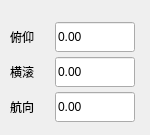
    <widget class="PanelItem" name="Page1_Pane3" native="true">
     <property name="geometry">
      <rect>
       <x>0</x>
       <y>280</y>
       <width>150</width>
       <height>135</height>
      </rect>
     </property>
     <property name="minimumSize">
      <size>
       <width>150</width>
       <height>135</height>
      </size>
     </property>
     <property name="maximumSize">
      <size>
       <width>150</width>
       <height>135</height>
      </size>
     </property>
     <widget class="QLabel" name="Page1_Pane3_Label1">
      <property name="geometry">
       <rect>
        <x>10</x>
        <y>22</y>
        <width>40</width>
        <height>30</height>
       </rect>
      </property>
      <property name="minimumSize">
       <size>
        <width>40</width>
        <height>30</height>
       </size>
      </property>
      <property name="maximumSize">
       <size>
        <width>40</width>
        <height>30</height>
       </size>
      </property>
      <property name="text">
       <string>俯仰</string>
      </property>
     </widget>
     <widget class="QLineEdit" name="Page1_Pane3_Pitch_lineEdit">
      <property name="geometry">
       <rect>
        <x>55</x>
        <y>22</y>
        <width>80</width>
        <height>30</height>
       </rect>
      </property>
      <property name="minimumSize">
       <size>
        <width>80</width>
        <height>30</height>
       </size>
      </property>
      <property name="maximumSize">
       <size>
        <width>80</width>
        <height>30</height>
       </size>
      </property>
      <property name="focusPolicy">
       <enum>Qt::NoFocus</enum>
      </property>
      <property name="text">
       <string>0.00</string>
      </property>
      <property name="readOnly">
       <bool>true</bool>
      </property>
     </widget>
     <widget class="QLabel" name="Page1_Pane3_Label2">
      <property name="geometry">
       <rect>
        <x>10</x>
        <y>57</y>
        <width>40</width>
        <height>30</height>
       </rect>
      </property>
      <property name="minimumSize">
       <size>
        <width>40</width>
        <height>30</height>
       </size>
      </property>
      <property name="maximumSize">
       <size>
        <width>40</width>
        <height>30</height>
       </size>
      </property>
      <property name="text">
       <string>横滚</string>
      </property>
     </widget>
     <widget class="QLineEdit" name="Page1_Pane3_Roll_lineEdit">
      <property name="geometry">
       <rect>
        <x>55</x>
        <y>57</y>
        <width>80</width>
        <height>30</height>
       </rect>
      </property>
      <property name="minimumSize">
       <size>
        <width>80</width>
        <height>30</height>
       </size>
      </property>
      <property name="maximumSize">
       <size>
        <width>80</width>
        <height>30</height>
       </size>
      </property>
      <property name="focusPolicy">
       <enum>Qt::NoFocus</enum>
      </property>
      <property name="text">
       <string>0.00</string>
      </property>
      <property name="readOnly">
       <bool>true</bool>
      </property>
     </widget>
     <widget class="QLineEdit" name="Page1_Pane3_Yaw_lineEdit">
      <property name="geometry">
       <rect>
        <x>55</x>
        <y>92</y>
        <width>80</width>
        <height>30</height>
       </rect>
      </property>
      <property name="minimumSize">
       <size>
        <width>80</width>
        <height>30</height>
       </size>
      </property>
      <property name="maximumSize">
       <size>
        <width>80</width>
        <height>30</height>
       </size>
      </property>
      <property name="focusPolicy">
       <enum>Qt::NoFocus</enum>
      </property>
      <property name="text">
       <string>0.00</string>
      </property>
      <property name="readOnly">
       <bool>true</bool>
      </property>
     </widget>
     <widget class="QLabel" name="Page1_Pane3_Label3">
      <property name="geometry">
       <rect>
        <x>10</x>
        <y>92</y>
        <width>40</width>
        <height>30</height>
       </rect>
      </property>
      <property name="minimumSize">
       <size>
        <width>40</width>
        <height>30</height>
       </size>
      </property>
      <property name="maximumSize">
       <size>
        <width>40</width>
        <height>30</height>
       </size>
      </property>
      <property name="text">
       <string>航向</string>
      </property>
     </widget>
    </widget>
